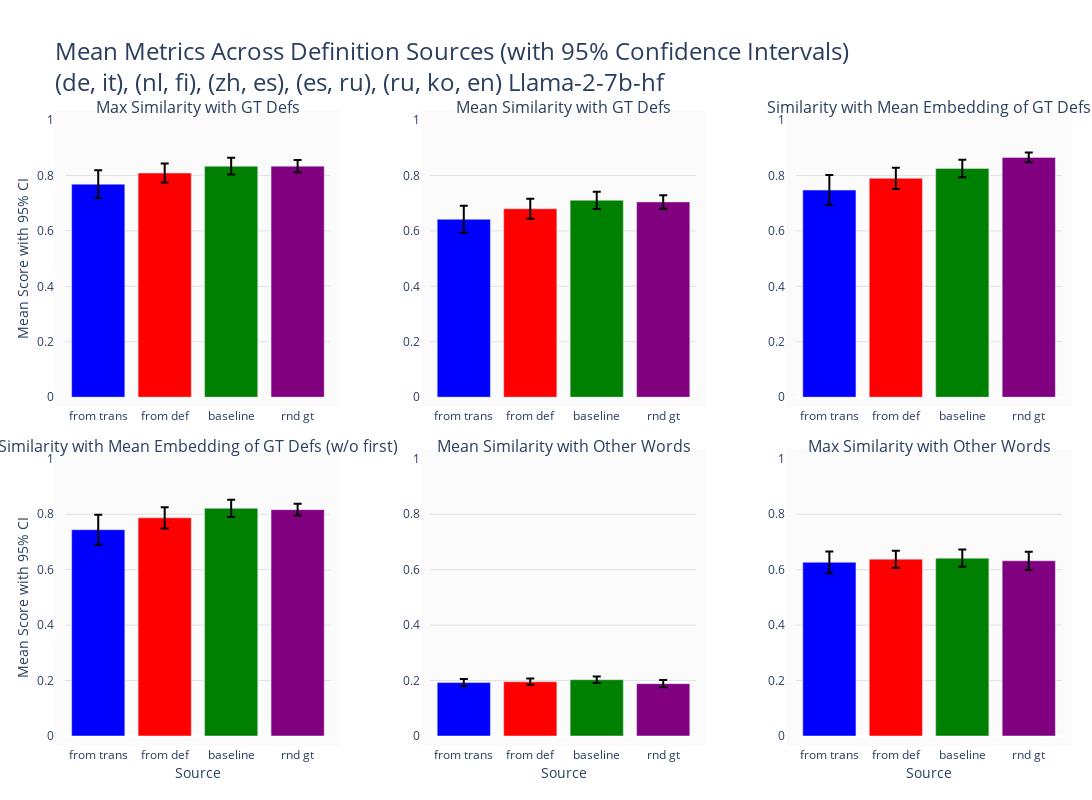
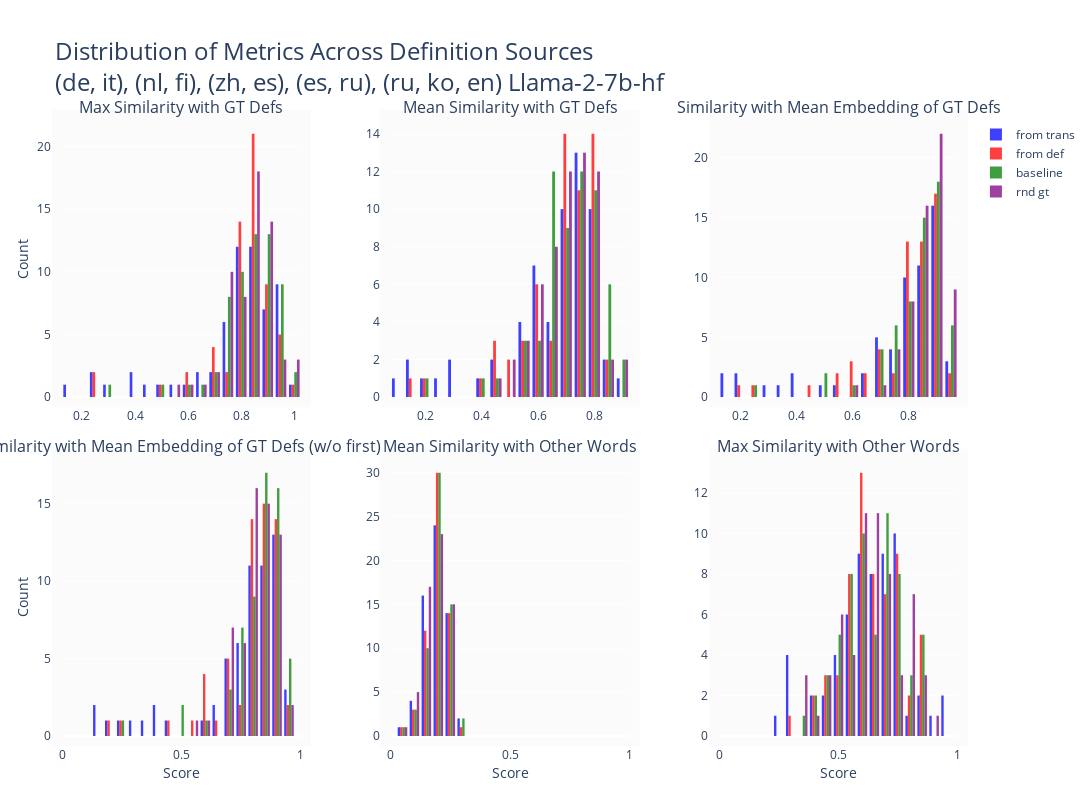

Notebook code for these charts, in order:
### Code cell
_ = plot_compare_setup(result_dict, title=title_text, show=True)
